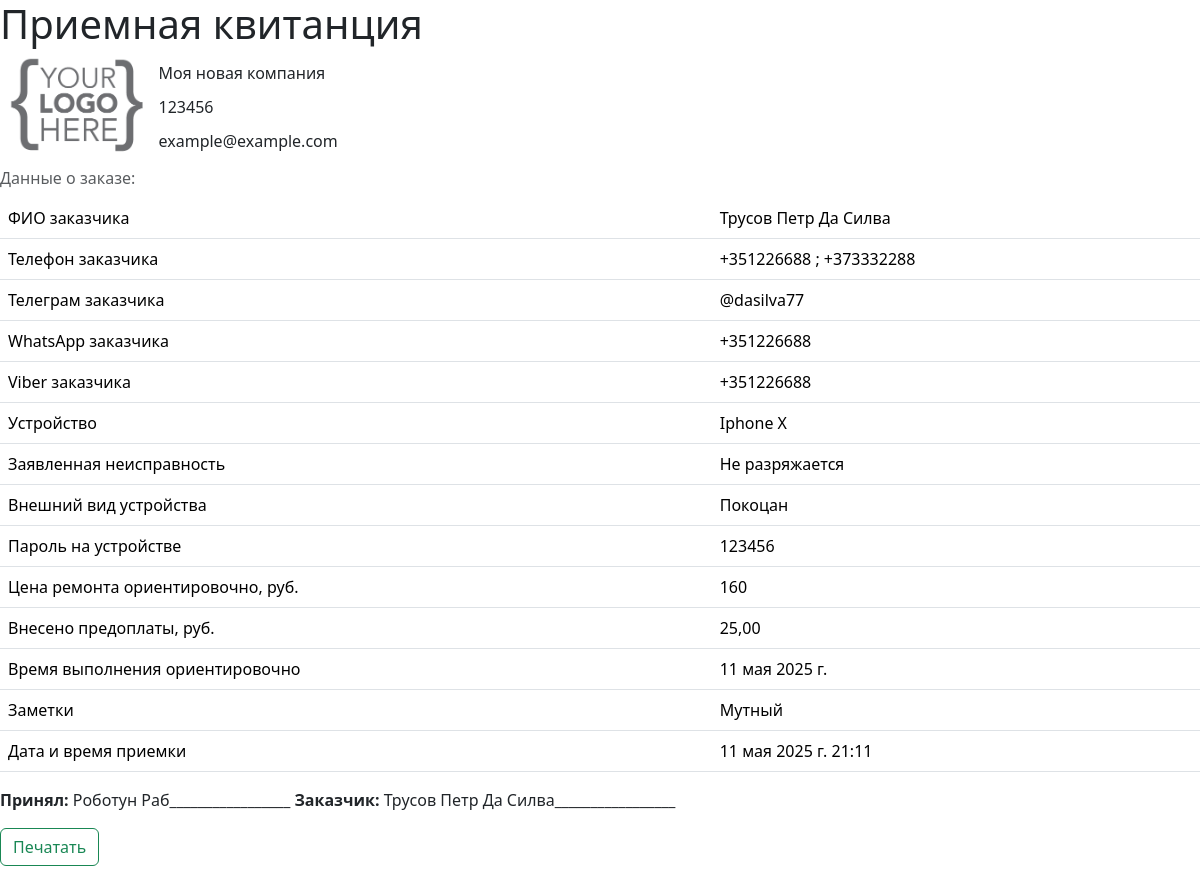
The app's page /commingdoc/68/ with its own data.
### fixorder/models.py (models this page shows, shortened)
class Company(models.Model):
    brand_name = models.CharField(max_length=255, unique=True, db_index=True, verbose_name='Название компании')
    official_name = models.CharField(max_length=255, blank=True, null=True, unique=True, db_index=True, verbose_name='Юридическое наименование')
    unp = models.DecimalField(max_digits=10, decimal_places=2, blank=True, null=True, verbose_name='УНП')
    phone = models.CharField(max_length=20, unique=True, verbose_name='Контактный номер')
    phone1 = models.CharField(max_length=20, blank=True, null=True, unique=True, verbose_name='Контактный номер')
    phone2 = models.CharField(max_length=20, blank=True, null=True, unique=True, verbose_name='Контактный номер')
    telegram = models.CharField(max_length=40, blank=True, null=True, verbose_name='Telegram')
    viber = models.CharField(max_length=20, blank=True, null=True, verbose_name='Viber')
    whatsapp = models.CharField(max_length=20, blank=True, null=True, verbose_name='Whattsapp')
    email = models.EmailField(max_length=50, blank=True, null=True, verbose_name='Электронная почта')
    adress = models.CharField(max_length=255, blank=True, null=True, unique=True, db_index=True, verbose_name='Адрес')
    postal_adress = models.CharField(max_length=255, blank=True, null=True, unique=True, verbose_name='Почтовый адрес')
    official_adress = models.CharField(max_length=255, blank=True, null=True, unique=True, verbose_name='Юридический адрес')
    income_data = models.TextField(max_length=20000, blank=True, null=True, verbose_name='Общая информация для приемной квитанции')
    warranty_data = models.TextField(max_length=20000, blank=True, null=True, verbose_name='Общая информация для приемной квитанции')
    photo = models.ImageField(upload_to="static/img/", blank=True, null=True, verbose_name="Логотип компании")

class Order(models.Model):
    order_client = models.ForeignKey(Client, related_name='client', null=True, on_delete=models.SET_NULL, verbose_name='Клиент')
    executor = models.ForeignKey(Employee, blank=True, null=True, related_name='executor', on_delete=models.SET_NULL, verbose_name='Исполнитель')
    time_create = models.DateTimeField(auto_now_add=True, verbose_name='Дата прихода')
    time_update = models.DateTimeField(auto_now=True, verbose_name='Дата изменения')
    time_demand = models.DateField(blank=True, null=True, verbose_name='Срок ремонта')
    time_away = models.DateTimeField(null=True, blank=True, verbose_name='Дата выдачи')
    device = models.CharField(max_length=255, verbose_name='Устройство')
    defect = models.TextField(max_length=400, verbose_name='Неисправность')
    device_password = models.CharField(max_length=50, blank=True, null=True, verbose_name='Пароль')
    device_exterior = models.TextField(max_length=400, blank=True, null=True, verbose_name='Внешний вид')
    initial_price = models.CharField(max_length=10, blank=True, null=True, verbose_name='Ориентировочная стоимость')
    prepaid = models.DecimalField(max_digits=10, decimal_places=2, blank=True, null=True, verbose_name='Предоплата')
    notes = models.TextField(max_length=500, blank=True, null=True, verbose_name='Заметки')
    total_price = models.DecimalField(max_digits=10, decimal_places=2, blank=True, default=0, verbose_name='Итоговая стоимость')
    status = models.ForeignKey(OrderStatus, on_delete=models.DO_NOTHING, default=4, related_name='related_order', verbose_name='Статус ремонта')
    conclusion = models.TextField(max_length=500, blank=True, null=True, verbose_name='Заключение мастера')
    remain_to_pay = models.DecimalField(max_digits=10, decimal_places=2, null=True, blank=True, default=0, verbose_name='Осталось оплатить')
    class Meta:
        verbose_name = "Заказы"
        verbose_name_plural = "Заказы"
        ordering = ["-time_create"]
        indexes = [models.Index(fields=["-time_create"]), models.Index(fields=["status"])]

class Client(models.Model):
    name = models.CharField(max_length=255, unique=True, db_index=True, verbose_name='ФИО клиента') #unique=True,
    phone = models.CharField(max_length=20, db_index=True, verbose_name='Контактный номер')
    phone1 = models.CharField(max_length=20, db_index=True, blank=True, null=True, verbose_name='Дополнительный номер')
    telegram = models.CharField(max_length=40, blank=True, null=True, verbose_name='Telegram клиента')
    viber = models.CharField(max_length=20, blank=True, null=True, verbose_name='Viber клиента')
    whatsapp = models.CharField(max_length=20, blank=True, null=True, verbose_name='Whattsapp клиента')
    class Meta:
        verbose_name = 'Клиенты'
        verbose_name_plural = 'Клиенты'
        ordering = ['name']
        indexes = [models.Index(fields=['name'])]

class Employee(models.Model):
    STATUS_CHOICES = [
        ('1', 'Работает'),
        ('2', 'Отсутствует'),
        ('3', 'Не работает'),]
    company = models.ForeignKey(Company, related_name='employees', default = 1, on_delete=models.CASCADE, verbose_name='Компания')
    name = models.CharField(max_length=255, verbose_name='Имя сотрудника')
    position = models.CharField(max_length=100, verbose_name='Должность')
    time_hire = models.DateField(default=date.today, verbose_name='Дата начала работы')
    time_fire = models.DateField(null=True, blank=True, verbose_name='Дата окончания работы')
    status = models.CharField(
        max_length=10,
        choices=STATUS_CHOICES,
        default='1',
        verbose_name='Статус')

### fixorder/views.py (the view)
# urls.py: path('commingdoc/<int:pk>/', views.Commingdoc.as_view(), name='commingdoc'),
class Commingdoc(DetailView):
    template_name = "fixorder/commingdoc.html"
    pk_url_kwarg = 'pk'
    context_object_name = 'cm'
    def get_context_data(self, **kwargs):
        context = super().get_context_data(**kwargs)
        context["title"] = 'Приемная квитанция'
        return context
    def get_object(self, queryset=None):
        return get_object_or_404(Order.objects, pk=self.kwargs[self.pk_url_kwarg])

### fixorder/templatetags/fixorder_tags.py (called while the page is built)
@register.simple_tag
def logo_url():
    return static('img/logo.png')

@register.simple_tag
def filled_fields_verbose(pk):
    instance = Company.objects.get(pk=pk)
    field_dict = {}
    for field in instance._meta.fields:
        if field.name not in ['id', 'photo', 'warranty_data', 'income_data']:  # Исключаем поля которые не нужно отображать в доках
            value = getattr(instance, field.name)
            if value:
                field_dict[field.verbose_name] = value
    return field_dict

### fixorder/templates/fixorder/commingdoc.html
{% extends 'fixorder/basedoc.html' %}
{% block doccontent %}
<h1>{{ title }}</h1>
<table class="table caption-top">
        <caption>Данные о заказе:</caption>
    <thead>
    <tr><td>ФИО заказчика</td><td>{{ cm.order_client.name }}</td></tr>
    <tr><td>Телефон заказчика</td><td>{{ cm.order_client.phone }}{% if cm.order_client.phone1 %} ; {{ cm.order_client.phone1 }}{% endif %}</td></tr>
    {% if cm.order_client.telegram %}<tr><td>Телеграм заказчика</td><td>{{ cm.order_client.telegram }}</td></tr>{% endif %}
    {% if cm.order_client.whatsapp %}<tr><td>WhatsApp заказчика</td><td>{{ cm.order_client.whatsapp }}</td></tr>{% endif %}
    {% if cm.order_client.viber %}<tr><td>Viber заказчика</td><td>{{ cm.order_client.viber }}</td></tr>{% endif %}
    <tr><td>Устройство</td><td>{{ cm.device }}</td></tr>
    <tr><td>Заявленная неисправность</td><td>{{ cm.defect }}</td></tr>
    {% if cm.device_exterior %}<tr><td>Внешний вид устройства</td><td>{{ cm.device_exterior }}</td></tr>{% endif %}
    {% if cm.device_password %}<tr><td>Пароль на устройстве</td><td>{{ cm.device_password }}</td></tr>{% endif %}
    {% if cm.initial_price %}<tr><td>Цена ремонта ориентировочно, руб.</td><td>{{ cm.initial_price }}</td></tr>{% endif %}
    {% if cm.prepaid %}<tr><td>Внесено предоплаты, руб.</td><td>{{ cm.prepaid }}</td></tr>{% endif %}
    {% if cm.time_demand %}<tr><td>Время выполнения ориентировочно</td><td>{{ cm.time_demand }}</td></tr>{% endif %}
    {% if cm.notes %}<tr><td>Заметки</td><td>{{ cm.notes }}</td></tr>{% endif %}
    <tr><td>Дата и время приемки</td><td>{{ cm.time_create }}</td></tr>
</table>
<p><b>Принял:</b> {{ cm.executor.name }}_________________  <b>Заказчик:</b>  {{ cm.order_client.name }}_________________  </p>
{% endblock doccontent %}

### fixorder/templates/fixorder/basedoc.html (shortened to what this page needs)
{% load static %}
{% load fixorder_tags %}
<!DOCTYPE html>
<html lang="en">
<head>
    <link rel="stylesheet" href="{% static 'css/bootstrap.min.css' %}">
    <link rel="stylesheet" href="{% static 'css/style.css' %}">
</head>
<body>
    {% filled_fields_verbose 1 as fields_verbose %}
<table>
	<tbody>
	<tr>
			<td rowspan="5"><img src="{% logo_url %}" alt="FixOrder" height="100"></td>
    {% filled_fields_verbose 1 as fields_verbose %}
    {% for verbose_name, value in fields_verbose.items %}
		<td colspan="4">{{ value }}</td>
		</tr>
    {% endfor %}
{% block doccontent %}
{% endblock doccontent %}
<p><input  id="printPageButton" type="submit" value="Печатать" class="btn btn-outline-success" onClick="window.print();"</p>
</body>
</html>

### records on screen
Company: fields_verbose "Моя новая компания" "123456" "example@example.com"
Order: order_client.name "Трусов Петр Да Силва", order_client.phone "+351226688", order_client.phone1 "+373332288", order_client.telegram "@dasilva77", order_client.whatsapp "+351226688", order_client.viber "+351226688", device "Iphone X", defect "Не разряжается", device_exterior "Покоцан", device_password "123456", initial_price "160", prepaid "25,00", time_demand "11 мая 2025 г.", notes "Мутный", time_create "11 мая 2025 г. 21:11", executor.name "Роботун Раб"
